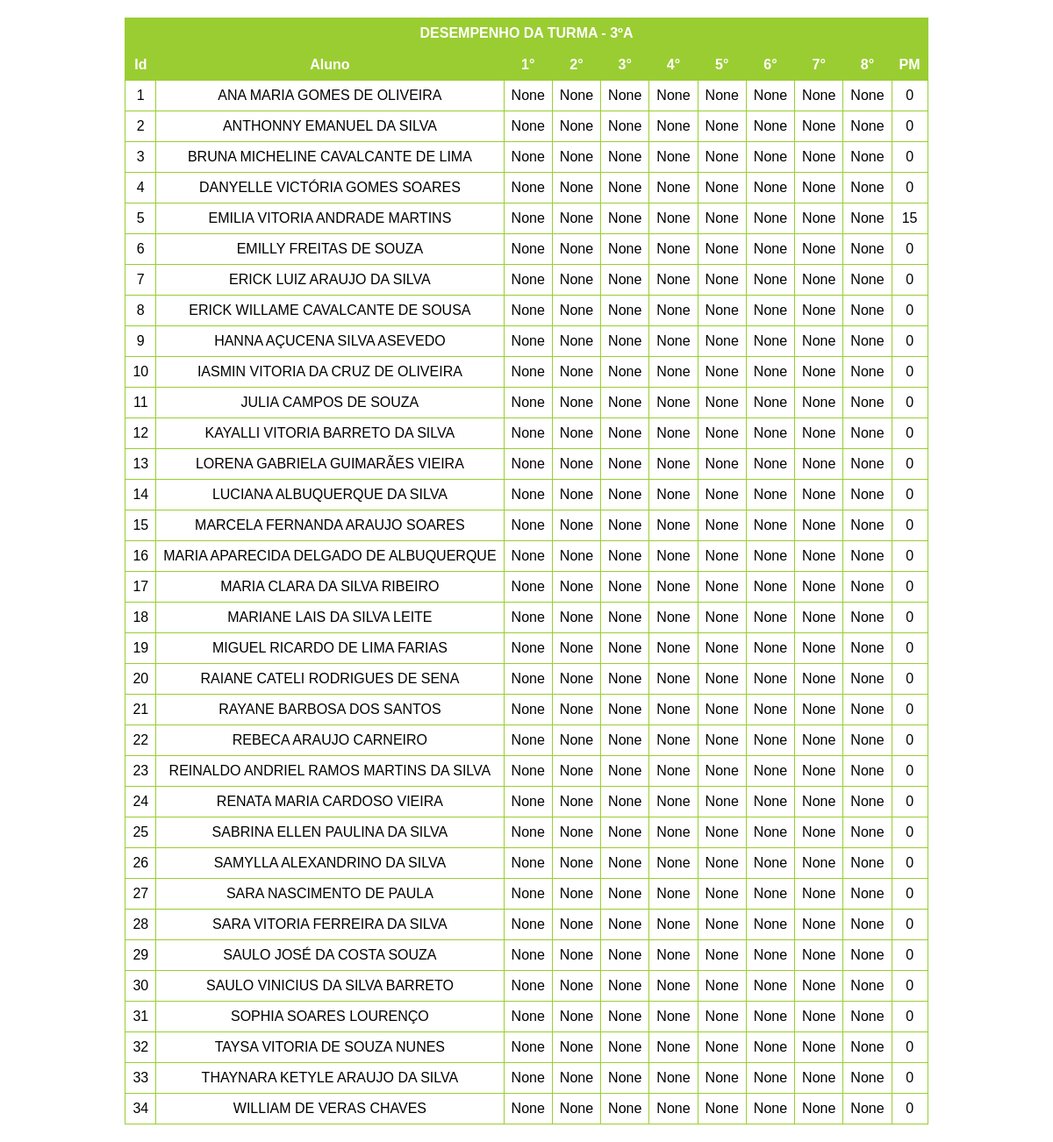
The app's page /3ºA with its own data.
### main.py (models this page shows)
class Terceiro_A(db.Model):
    __tablename__ = 'Terceiro_A'

### main.py (the view, shortened to what this page needs)
@app.route('/<class_name>')
def class_page(class_name):
    turma_selecionada = selecionar_turma(class_name)
    resultados_class_page = (db.session.query(turma_selecionada.id, turma_selecionada.nome, turma_selecionada.prova1,
                                              turma_selecionada.prova2, turma_selecionada.prova3,
                                              turma_selecionada.prova4, turma_selecionada.prova5,
                                              turma_selecionada.prova6,
                                              turma_selecionada.prova7, turma_selecionada.prova8,
                                              turma_selecionada.pm).all())
    lista_de_provas = []
    for i in range(1, 9):
        atributo = getattr(turma_selecionada, f"prova{i}")
        dados = db.session.query(atributo).all()
        notas_validas = [nota[0] for nota in dados if nota[0] is not None]
    tamanho = len(lista_de_provas)
    return render_template('class_page.html', class_name=class_name, data=resultados_class_page,
                           estatisticas=lista_de_provas, tamanho=tamanho)

### main.py (called while the page is built)
def selecionar_turma(valor):
    if valor == 'a' or valor == '3ºA':
        return lista_turmas_db[0]
    elif valor == 'b' or valor == '3ºB':
        return lista_turmas_db[1]
    elif valor == 'c' or valor == '3ºC':
        return lista_turmas_db[2]
    elif valor == 'd' or valor == '1ºD':
        return lista_turmas_db[3]

### templates/class_page.html (shortened to what this page needs)
<!DOCTYPE html>
<html lang="en">
<head>
    <link rel="stylesheet" href="/static/styles.css">
</head>
<body>
<div class="menu">
    <table id="desempenho">
        <tr>
            <th>DESEMPENHO DA TURMA - {{ class_name }}</th>
        </tr>
    </table>
    <table>
            <tr>
                <th>Id</th>
                <th>Aluno</th>
                <th>1°</th>
                <th>2°</th>
                <th>3°</th>
                <th>4°</th>
                <th>5°</th>
                <th>6°</th>
                <th>7°</th>
                <th>8°</th>
                <th>PM</th>
            </tr>
            {% for row in data %}
                <tr>
                    <td>{{ row.id }}</td>
                    <td>{{ row.nome }}</td>
                    <td>{{ row.prova1 }}</td>
                    <td>{{ row.prova2 }}</td>
                    <td>{{ row.prova3 }}</td>
                    <td>{{ row.prova4 }}</td>
                    <td>{{ row.prova5 }}</td>
                    <td>{{ row.prova6 }}</td>
                    <td>{{ row.prova7 }}</td>
                    <td>{{ row.prova8 }}</td>
                    <td>{{ row.pm }}</td>
                </tr>
            {% endfor %}
        </table>
</div>
</body>
</html>

### static/styles.css (style rules this page uses)
.menu { margin: 20px; display: flex; flex-direction: column; align-items: center; justify-content: flex-start; }
table { border-collapse: collapse; width: 100%; background-color: rgba(255, 255, 255, 1); }
th, td { border: 1px solid yellowgreen; padding: 8px; text-align: center; }
th { background-color: yellowgreen; color: white; }
body { margin: 0; padding: 0; font-family: Arial, sans-serif; display: flex; align-items: center; justify-content: center; min-height: 100vh; position: relative; overflow: hidden; overflow-y: auto; }
body::before { content: ''; position: fixed; top: 0; left: 0; width: 100%; height: 100%; background: url('/static/4428.jpg') center center fixed; background-size: cover; opacity: 0.3; z-index: -1; }

### records on screen
Terceiro_A: id "1", nome "ANA MARIA GOMES DE OLIVEIRA", prova1 "None", prova2 "None", prova3 "None", prova4 "None", prova5 "None", prova6 "None", prova7 "None", prova8 "None", pm "0"
Terceiro_A: id "2", nome "ANTHONNY EMANUEL DA SILVA", prova1 "None", prova2 "None", prova3 "None", prova4 "None", prova5 "None", prova6 "None", prova7 "None", prova8 "None", pm "0"
Terceiro_A: id "3", nome "BRUNA MICHELINE CAVALCANTE DE LIMA", prova1 "None", prova2 "None", prova3 "None", prova4 "None", prova5 "None", prova6 "None", prova7 "None", prova8 "None", pm "0"
Terceiro_A: id "4", nome "DANYELLE VICTÓRIA GOMES SOARES", prova1 "None", prova2 "None", prova3 "None", prova4 "None", prova5 "None", prova6 "None", prova7 "None", prova8 "None", pm "0"
Terceiro_A: id "5", nome "EMILIA VITORIA ANDRADE MARTINS", prova1 "None", prova2 "None", prova3 "None", prova4 "None", prova5 "None", prova6 "None", prova7 "None", prova8 "None", pm "15"
Terceiro_A: id "6", nome "EMILLY FREITAS DE SOUZA", prova1 "None", prova2 "None", prova3 "None", prova4 "None", prova5 "None", prova6 "None", prova7 "None", prova8 "None", pm "0"
Terceiro_A: id "7", nome "ERICK LUIZ ARAUJO DA SILVA", prova1 "None", prova2 "None", prova3 "None", prova4 "None", prova5 "None", prova6 "None", prova7 "None", prova8 "None", pm "0"
Terceiro_A: id "8", nome "ERICK WILLAME CAVALCANTE DE SOUSA", prova1 "None", prova2 "None", prova3 "None", prova4 "None", prova5 "None", prova6 "None", prova7 "None", prova8 "None", pm "0"
Terceiro_A: id "9", nome "HANNA AÇUCENA SILVA ASEVEDO", prova1 "None", prova2 "None", prova3 "None", prova4 "None", prova5 "None", prova6 "None", prova7 "None", prova8 "None", pm "0"
Terceiro_A: id "10", nome "IASMIN VITORIA DA CRUZ DE OLIVEIRA", prova1 "None", prova2 "None", prova3 "None", prova4 "None", prova5 "None", prova6 "None", prova7 "None", prova8 "None", pm "0"
Terceiro_A: id "11", nome "JULIA CAMPOS DE SOUZA", prova1 "None", prova2 "None", prova3 "None", prova4 "None", prova5 "None", prova6 "None", prova7 "None", prova8 "None", pm "0"
Terceiro_A: id "12", nome "KAYALLI VITORIA BARRETO DA SILVA", prova1 "None", prova2 "None", prova3 "None", prova4 "None", prova5 "None", prova6 "None", prova7 "None", prova8 "None", pm "0"
Terceiro_A: id "13", nome "LORENA GABRIELA GUIMARÃES VIEIRA", prova1 "None", prova2 "None", prova3 "None", prova4 "None", prova5 "None", prova6 "None", prova7 "None", prova8 "None", pm "0"
Terceiro_A: id "14", nome "LUCIANA ALBUQUERQUE DA SILVA", prova1 "None", prova2 "None", prova3 "None", prova4 "None", prova5 "None", prova6 "None", prova7 "None", prova8 "None", pm "0"
Terceiro_A: id "15", nome "MARCELA FERNANDA ARAUJO SOARES", prova1 "None", prova2 "None", prova3 "None", prova4 "None", prova5 "None", prova6 "None", prova7 "None", prova8 "None", pm "0"
Terceiro_A: id "16", nome "MARIA APARECIDA DELGADO DE ALBUQUERQUE", prova1 "None", prova2 "None", prova3 "None", prova4 "None", prova5 "None", prova6 "None", prova7 "None", prova8 "None", pm "0"
Terceiro_A: id "17", nome "MARIA CLARA DA SILVA RIBEIRO", prova1 "None", prova2 "None", prova3 "None", prova4 "None", prova5 "None", prova6 "None", prova7 "None", prova8 "None", pm "0"
Terceiro_A: id "18", nome "MARIANE LAIS DA SILVA LEITE", prova1 "None", prova2 "None", prova3 "None", prova4 "None", prova5 "None", prova6 "None", prova7 "None", prova8 "None", pm "0"
Terceiro_A: id "19", nome "MIGUEL RICARDO DE LIMA FARIAS", prova1 "None", prova2 "None", prova3 "None", prova4 "None", prova5 "None", prova6 "None", prova7 "None", prova8 "None", pm "0"
Terceiro_A: id "20", nome "RAIANE CATELI RODRIGUES DE SENA", prova1 "None", prova2 "None", prova3 "None", prova4 "None", prova5 "None", prova6 "None", prova7 "None", prova8 "None", pm "0"
Terceiro_A: id "21", nome "RAYANE BARBOSA DOS SANTOS", prova1 "None", prova2 "None", prova3 "None", prova4 "None", prova5 "None", prova6 "None", prova7 "None", prova8 "None", pm "0"
Terceiro_A: id "22", nome "REBECA ARAUJO CARNEIRO", prova1 "None", prova2 "None", prova3 "None", prova4 "None", prova5 "None", prova6 "None", prova7 "None", prova8 "None", pm "0"
Terceiro_A: id "23", nome "REINALDO ANDRIEL RAMOS MARTINS DA SILVA", prova1 "None", prova2 "None", prova3 "None", prova4 "None", prova5 "None", prova6 "None", prova7 "None", prova8 "None", pm "0"
Terceiro_A: id "24", nome "RENATA MARIA CARDOSO VIEIRA", prova1 "None", prova2 "None", prova3 "None", prova4 "None", prova5 "None", prova6 "None", prova7 "None", prova8 "None", pm "0"
Terceiro_A: id "25", nome "SABRINA ELLEN PAULINA DA SILVA", prova1 "None", prova2 "None", prova3 "None", prova4 "None", prova5 "None", prova6 "None", prova7 "None", prova8 "None", pm "0"
Terceiro_A: id "26", nome "SAMYLLA ALEXANDRINO DA SILVA", prova1 "None", prova2 "None", prova3 "None", prova4 "None", prova5 "None", prova6 "None", prova7 "None", prova8 "None", pm "0"
Terceiro_A: id "27", nome "SARA NASCIMENTO DE PAULA", prova1 "None", prova2 "None", prova3 "None", prova4 "None", prova5 "None", prova6 "None", prova7 "None", prova8 "None", pm "0"
Terceiro_A: id "28", nome "SARA VITORIA FERREIRA DA SILVA", prova1 "None", prova2 "None", prova3 "None", prova4 "None", prova5 "None", prova6 "None", prova7 "None", prova8 "None", pm "0"
Terceiro_A: id "29", nome "SAULO JOSÉ DA COSTA SOUZA", prova1 "None", prova2 "None", prova3 "None", prova4 "None", prova5 "None", prova6 "None", prova7 "None", prova8 "None", pm "0"
Terceiro_A: id "30", nome "SAULO VINICIUS DA SILVA BARRETO", prova1 "None", prova2 "None", prova3 "None", prova4 "None", prova5 "None", prova6 "None", prova7 "None", prova8 "None", pm "0"
Terceiro_A: id "31", nome "SOPHIA SOARES LOURENÇO", prova1 "None", prova2 "None", prova3 "None", prova4 "None", prova5 "None", prova6 "None", prova7 "None", prova8 "None", pm "0"
Terceiro_A: id "32", nome "TAYSA VITORIA DE SOUZA NUNES", prova1 "None", prova2 "None", prova3 "None", prova4 "None", prova5 "None", prova6 "None", prova7 "None", prova8 "None", pm "0"
Terceiro_A: id "33", nome "THAYNARA KETYLE ARAUJO DA SILVA", prova1 "None", prova2 "None", prova3 "None", prova4 "None", prova5 "None", prova6 "None", prova7 "None", prova8 "None", pm "0"
Terceiro_A: id "34", nome "WILLIAM DE VERAS CHAVES", prova1 "None", prova2 "None", prova3 "None", prova4 "None", prova5 "None", prova6 "None", prova7 "None", prova8 "None", pm "0"

### other values on screen
{{ class_name }} "3ºA"
